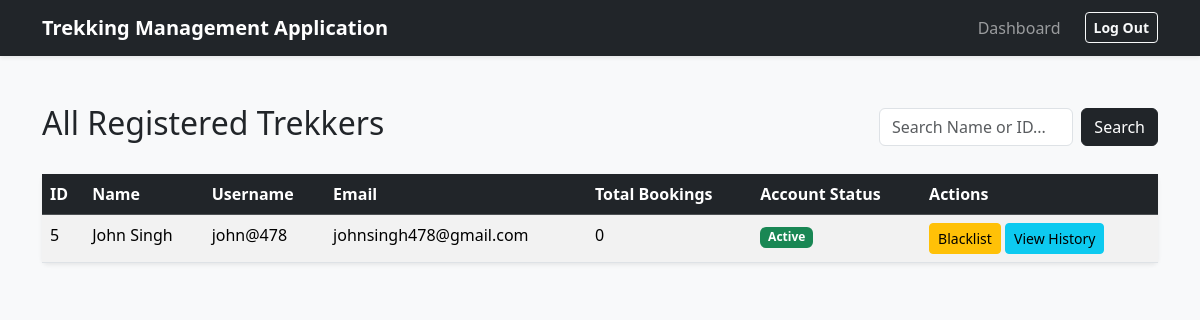
The page /admin/trekkers (signed in) on the database its author committed.
### app/models.py (models this page shows)
class User(db.Model):
    __tablename__ = "users"
    id = db.Column(db.Integer, primary_key=True)
    username = db.Column(db.String(80), unique=True, nullable=False)
    email_id = db.Column(db.String(120), nullable=False)
    password_hash = db.Column(db.String(256), unique=True, nullable=False)
    name = db.Column(db.String(80), nullable=False)
    role = db.Column(db.String(20), nullable=False)
    is_blacklisted = db.Column(db.Boolean, default=False)
    staff_profile = db.relationship('StaffProfile', backref='user', uselist=False, cascade='all, delete-orphan') # userlist =False strictly enforces a 1-to-1 relatiosnhip b/w users and staff_profiles table
    bookings = db.relationship('Booking', backref='trekker', lazy=True) # lazy=True Parameter is used tell SQLAlchemy that until i specifically state a python code like user.bookings do not run SQL Query

### app/routes/admin.py (the view)
@admin_bp.route('/trekkers')
def manage_trekkers():
    search_term = request.args.get('search')
    query = models.User.query.filter_by(role='Trekker')
    if search_term:
        if search_term.isdigit():
            query = query.filter(models.User.id == int(search_term))
        else:
            query = query.filter(models.User.name.ilike(f"%{search_term}%"))
    trekkers_list = query.all() # If there is no search term we give all the Trekkers to admin
    return render_template('/admin/trekkers/manage_trekkers.html', all_trekkers=trekkers_list)

### app/routes/admin.py (called while the page is built)
@admin_bp.before_request
def admin_access():
    if 'user_id' not in session:
        flash("Access denied. Please login first")
        return redirect(url_for('auth.login'))
    if session.get('role') != 'Admin':
        flash("Not an Administrator")
        return redirect(url_for('auth.login'))

### app/templates/admin/trekkers/manage_trekkers.html (shortened to what this page needs)
{% extends "base.html" %}
{% block content %}
    <div class="d-flex justify-content-between align-items-center mb-4">
        <h2>All Registered Trekkers</h2>
        <form action="{{ url_for('admin.manage_trekkers') }}" method="GET" class="d-flex w-25">
            <input type="text" name="search" class="form-control me-2" placeholder="Search Name or ID..." value="{{ request.args.get('search', '') }}">
            <button type="submit" class="btn btn-dark">Search</button>
        </form>
    </div>
    <table class="table table-striped table-hover shadow-sm bg-white rounded">
        <thead class="table-dark">
            <tr>
                <th>ID</th>
                <th>Name</th>
                <th>Username</th>
                <th>Email</th>
                <th>Total Bookings</th>
                <th>Account Status</th>
                <th>Actions</th>
            </tr>
        </thead>
        <tbody>
            {% for trekker in all_trekkers %}
            <tr>
                <td>{{ trekker.id }}</td>
                <td>{{ trekker.name }}</td>
                <td>{{ trekker.username }}</td>
                <td>{{ trekker.email_id }}</td>
                <td>{{ trekker.bookings | length }}</td>
                <td>
                    {% if trekker.is_blacklisted %}
                        <span class="badge bg-danger">Blacklisted</span>
                    {% else %}
                        <span class="badge bg-success">Active</span>
                    {% endif %}
                </td>
                <td>
                    <form action="{{ url_for('admin.toggle_trekker_status', trekker_id=trekker.id) }}" method="POST" class="d-inline">
                        <button type="submit" class="btn btn-sm btn-warning">
                            {% if trekker.is_blacklisted %}
                                Unblacklist
                            {% else %}
                                Blacklist
                            {% endif %}
                        </button>
                    </form>
                    <a href="{{ url_for('admin.view_trekker_history', trekker_id=trekker.id) }}" class="btn btn-sm btn-info">View History</a>
                </td>
            </tr>
            {% else %}
            <tr>
                <td colspan="7" class="text-center text-muted py-4"> Currently no Trekkers exist.</td>
            </tr>
            {% endfor %}
        </tbody>
    </table>
{% endblock %}

### rows shown on the page
User: id "5", name "John Singh", username "john@478", email_id "johnsingh478@gmail.com", bookings|length "0", is_blacklisted "Active"
